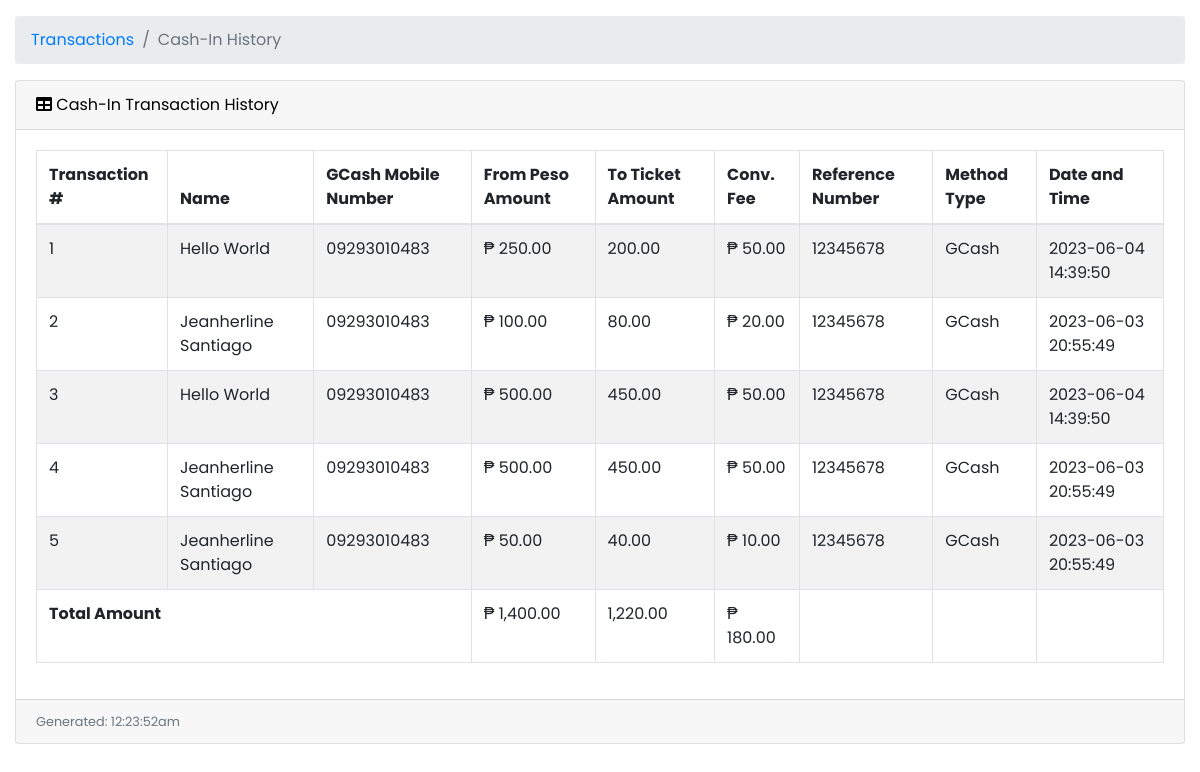
The app's page /user/cash-in-history.php (signed in), older data.
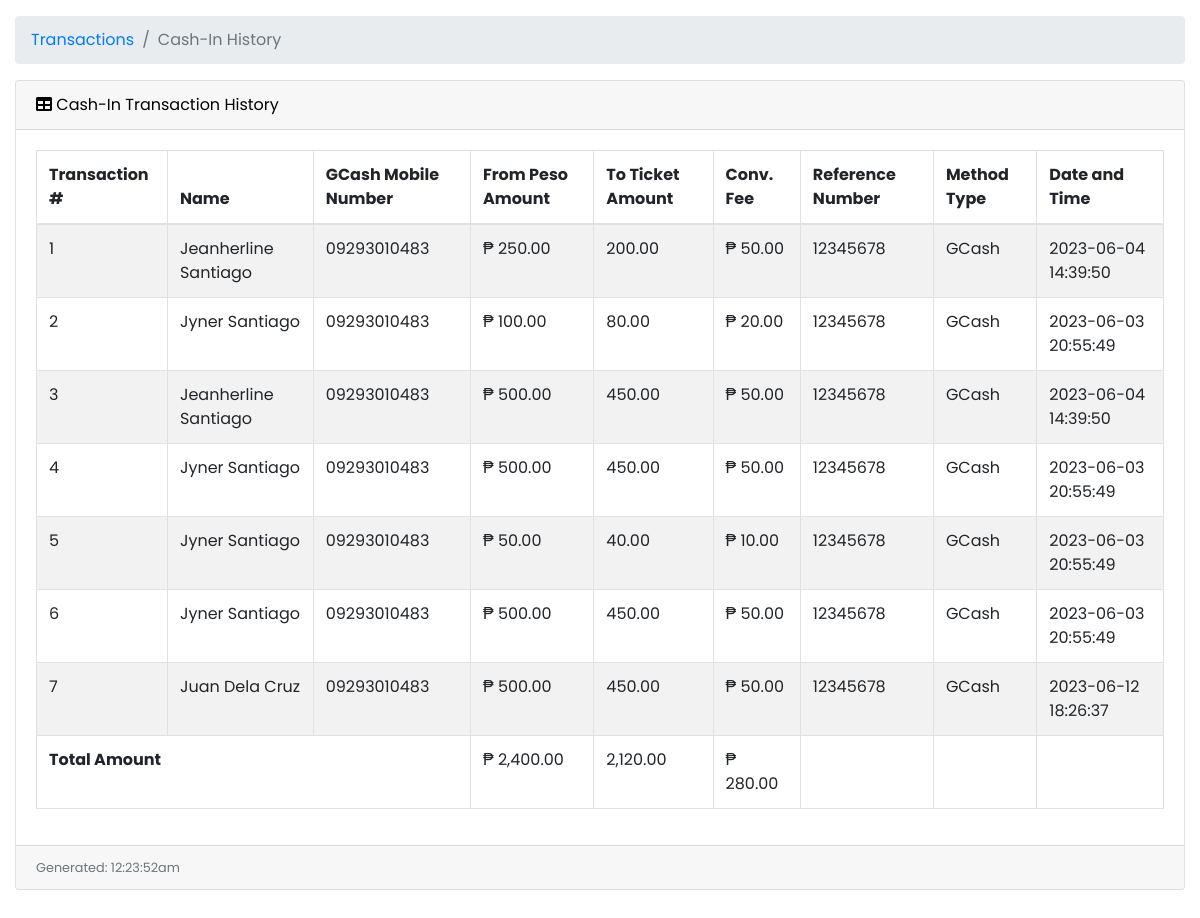
The same page, newer data.
### tables this page shows
CREATE TABLE `cico` (
  `cico_id` int(11) NOT NULL,
  `user_id` int(11) NOT NULL,
  `trans_type` varchar(15) NOT NULL,
  `gcash_mobile_number` varchar(20) NOT NULL,
  `peso_amount` decimal(10,2) NOT NULL,
  `ticket_amount` int(11) NOT NULL,
  `processing_fee` decimal(10,2) NOT NULL,
  `convenience_fee` decimal(10,2) NOT NULL,
  `reference_number` varchar(20) NOT NULL,
  `method_type` varchar(20) NOT NULL,
  `trans_stat` varchar(10) NOT NULL,
  `created_at` timestamp NOT NULL DEFAULT current_timestamp(),
  `updated_at` timestamp NOT NULL DEFAULT current_timestamp() ON UPDATE current_timestamp()
);

CREATE TABLE `user_profile` (
  `user_id` int(11) NOT NULL,
  `profile_photo` varchar(255) DEFAULT NULL,
  `first_name` varchar(30) NOT NULL,
  `middle_name` varchar(30) NOT NULL,
  `last_name` varchar(30) NOT NULL,
  `city_id` int(11) NOT NULL,
  `nationality` varchar(30) NOT NULL,
  `gender` varchar(10) NOT NULL,
  `birthdate` date NOT NULL,
  `email` varchar(50) NOT NULL,
  `password` varchar(255) NOT NULL,
  `ticket_balance` varchar(255) NOT NULL,
  `role` varchar(255) NOT NULL,
  `is_vaxxed` tinyint(1) NOT NULL DEFAULT 0,
  `vax_card` varchar(255) DEFAULT NULL,
  `is_agree` tinyint(1) NOT NULL DEFAULT 1,
  `created_at` timestamp NOT NULL DEFAULT current_timestamp(),
  `updated_at` timestamp NOT NULL DEFAULT current_timestamp() ON UPDATE current_timestamp()
);

### user/cash-in-history.php (the view, shortened to what this page needs)
<?php
include('../db.php');
?>
<!DOCTYPE html>
<html lang="en">
<head>
    <link href="vendor/fontawesome-free/css/all.min.css" rel="stylesheet" type="text/css">
    <link href="vendor/datatables/dataTables.bootstrap4.css" rel="stylesheet">
    <link href="vendor/css/sb-admin.css" rel="stylesheet">
</head>
<body id="page-top">
    <div id="wrapper">
        <div id="content-wrapper">
            <div class="container-fluid">
                <ol class="breadcrumb">
                    <li class="breadcrumb-item">
                        <a href="#">Transactions</a>
                    </li>
                    <li class="breadcrumb-item active">Cash-In History</li>
                </ol>
                <?php
                if ($_SESSION['role'] == "City Admin") {
                ?>
                    <div class="card mb-3">
                        <div class="card-header">
                            <i class="fas fa-table"></i>
                            Cash-In Transaction History
                        </div>
                        <div class="card-body">
                            <div class="table-responsive">
                                <table class="table table-bordered table-striped table-hover" id="dataTable" width="100%" cellspacing="0">
                                    <thead>
                                        <tr>
                                            <th>Transaction #</th>
                                            <th>Name</th>
                                            <th>GCash Mobile Number</th>
                                            <th>From Peso Amount</th>
                                            <th>To Ticket Amount</th>
                                            <th>Conv. Fee</th>
                                            <th>Reference Number</th>
                                            <th>Method Type</th>
                                            <th>Date and Time</th>
                                        </tr>
                                    </thead>
                                    <tbody>
                                        <?php
                                        $query = "SELECT cico.*, user_profile.*
                                                FROM cico
                                                INNER JOIN user_profile ON cico.user_id = user_profile.user_id
                                                WHERE cico.peso_amount > 0
                                                AND cico.trans_type = 'cash-in'
                                                AND cico.trans_stat = 'Successful'
                                                ORDER BY cico.created_at ASC";
                                        $stmt = $db->prepare($query);
                                        $stmt->execute();
                                        $result = $stmt->get_result();
                                        $totalPesoAmount = 0;
                                        $totalTicketAmount = 0;
                                        $totalConvenienceFee = 0;
                                        $count = 1;
                                        while ($row = $result->fetch_assoc()) {
                                            echo "<tr>";
                                            echo "<td>" . $count . "</td>";
                                            echo "<td>" . $row['first_name'] . " " . $row['last_name'] . "</td>";
                                            echo "<td>" . $row['gcash_mobile_number'] . "</td>";
                                            echo "<td>₱ " . number_format($row['peso_amount'], 2) . "</td>";
                                            echo "<td>" . number_format($row['ticket_amount'], 2) . "</td>";
                                            echo "<td>₱ " . number_format($row['convenience_fee'], 2) . "</td>";
                                            echo "<td>" . $row['reference_number'] . "</td>";
                                            echo "<td>" . $row['method_type'] . "</td>";
                                            echo "<td>" . $row['created_at'] . "</td>";
                                            echo "</tr>";
                                            $totalPesoAmount += $row['peso_amount'];
                                            $totalTicketAmount += $row['ticket_amount'];
                                            $totalConvenienceFee += $row['convenience_fee'];
                                            $count++;
                                        }
                                        ?>
                                    </tbody>
                                    <tfoot>
                                        <tr>
                                            <td colspan="3"><b>Total Amount</b></td>
                                            <td colspan="1"><?php echo "₱" . " " . number_format($totalPesoAmount, 2); ?></td>
                                            <td colspan="1"><?php echo number_format($totalTicketAmount, 2); ?></td>
                                            <td><?php echo "₱" . " " . number_format($totalConvenienceFee, 2); ?></td>
                                            <td></td>
                                            <td></td>
                                            <td></td>
                                        </tr>
                                    </tfoot>
                                </table>
                            </div>
                        </div>
                        <div class="card-footer small text-muted">
                            <?php
                            echo "Generated: " . date("h:i:sa");
                            ?>
                        </div>
                    </div>
        <?php
                }
        ?>
        </div>
    </div>
</body>
</html>

Row changes from the older to the newer data that the page shows:
changed through a linked row, cico (number 1 of 7 on the later page): user.first_name "Hello" → "Jeanherline"; user.last_name "World" → "Santiago"
changed through a linked row, cico (number 2 of 7 on the later page): user.first_name "Jeanherline" → "Jyner"
changed through a linked row, cico (number 3 of 7 on the later page): user.first_name "Hello" → "Jeanherline"; user.last_name "World" → "Santiago"
changed through a linked row, cico (number 4 of 7 on the later page): user.first_name "Jeanherline" → "Jyner"
changed through a linked row, cico (number 5 of 7 on the later page): user.first_name "Jeanherline" → "Jyner"
added cico: user.first_name "Jyner", user.last_name "Santiago", gcash_mobile_number "09293010483", peso_amount "500.00", ticket_amount "450.00", convenience_fee "50.00", reference_number "12345678", method_type "GCash", user.created_at "2023-06-03 20:55:49"
added cico: user.first_name "Juan", user.last_name "Dela Cruz", gcash_mobile_number "09293010483", peso_amount "500.00", ticket_amount "450.00", convenience_fee "50.00", reference_number "12345678", method_type "GCash", user.created_at "2023-06-12 18:26:37"
Text that changed along with them:
$totalPesoAmount: "1,400.00" → "2,400.00"
$totalTicketAmount: "1,220.00" → "2,120.00"
$totalConvenienceFee: "180.00" → "280.00"
